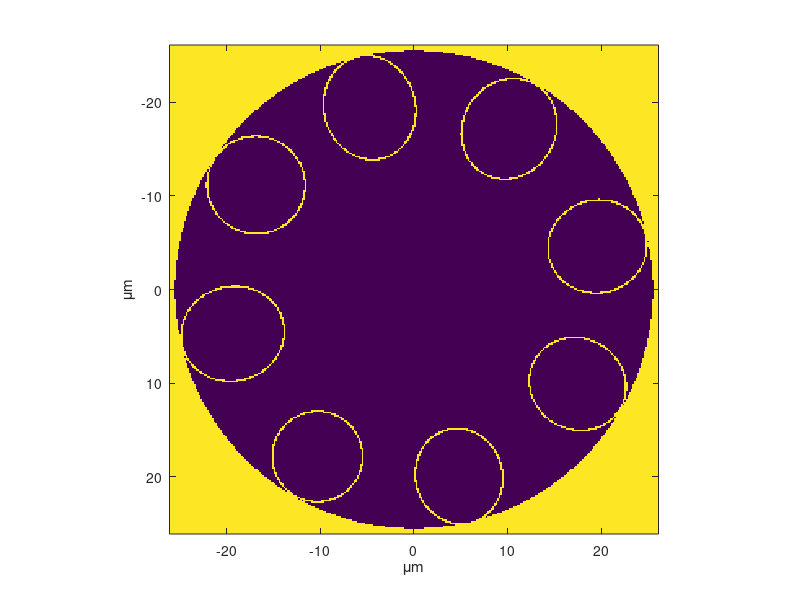

This chart was generated by the following MATLAB code: (Note: this script raises an error after producing the figure.)
clc; clear variables; close all;

%% Set up problem

lambda = 550e-9;
k0 = 2*pi/lambda;
beta = k0; % Propagation constant will be close to that of free space.
Nx = 300;
NoModes = 2;

um = 1e-6;
n_silica = 1.45;
n_air = 1;
r_core = 25.5 * um;
r_clad = 34.0 * um;
r_total = r_core +   r_clad;
x = linspace(-26 * um, 26 * um, Nx);
[x_mesh, y_mesh] = meshgrid(x, x.');
r_mesh = sqrt(x_mesh.^2 + y_mesh.^2);
n = ones(Nx, Nx) * n_silica;
n(r_mesh < r_total) = n_silica;
n(r_mesh < (r_total - r_clad)) = 1;
n(r_mesh > r_total) = 1;

% Ellipses for glass
glass_ellipses = [
    struct('center', [-19.35 * um, 4.72 * um], 'major_axis', 11.28 * um, 'minor_axis', 10.28 * um, 'angle', 166.29);
    struct('center', [-10.30 * um, 17.82 * um], 'major_axis', 9.85 * um, 'minor_axis', 9.82 * um, 'angle', 120.03);
    struct('center', [4.80 * um, 19.92 * um], 'major_axis', 10.42 * um, 'minor_axis', 9.49 * um, 'angle', 76.45);
    struct('center', [17.46 * um, 10.08 * um], 'major_axis', 10.70 * um, 'minor_axis', 9.91 * um, 'angle', 30.00);
    struct('center', [19.58 * um, -4.59 * um], 'major_axis', 10.80 * um, 'minor_axis', 10.09 * um, 'angle', -13.19);
    struct('center', [10.15 * um, -17.15 * um], 'major_axis', 11.20 * um, 'minor_axis', 10.09 * um, 'angle', -59.38);
    struct('center', [-4.73 * um, -19.40 * um], 'major_axis', 11.36 * um, 'minor_axis', 9.97 * um, 'angle', -103.70);
    struct('center', [-16.85 * um, -11.15 * um], 'major_axis', 10.70 * um, 'minor_axis', 10.60 * um, 'angle', -147.51)
];

% Ellipses for air
air_ellipses = [
    struct('center', [-19.35 * um, 4.72 * um], 'major_axis', 10.88 * um, 'minor_axis', 9.88 * um, 'angle', 166.29);
    struct('center', [-10.30 * um, 17.82 * um], 'major_axis', 9.45 * um, 'minor_axis', 9.42 * um, 'angle', 120.03);
    struct('center', [4.80 * um, 19.92 * um], 'major_axis', 10.02 * um, 'minor_axis', 9.09 * um, 'angle', 76.45);
    struct('center', [17.46 * um, 10.08 * um], 'major_axis', 10.30 * um, 'minor_axis', 9.51 * um, 'angle', 30.00);
    struct('center', [19.58 * um, -4.59 * um], 'major_axis', 10.40 * um, 'minor_axis', 9.69 * um, 'angle', -13.19);
    struct('center', [10.15 * um, -17.15 * um], 'major_axis', 10.80 * um, 'minor_axis', 9.69 * um, 'angle', -59.38);
    struct('center', [-4.73 * um, -19.40 * um], 'major_axis', 10.96 * um, 'minor_axis', 9.57 * um, 'angle', -103.70);
    struct('center', [-16.85 * um, -11.15 * um], 'major_axis', 10.30 * um, 'minor_axis', 10.20 * um, 'angle', -147.51)
];

for i = 1:numel(glass_ellipses) + numel(air_ellipses)
    if i <= numel(glass_ellipses)
        ellipse_params = glass_ellipses(i);
        is_glass = true;
    else
        ellipse_params = air_ellipses(i - numel(glass_ellipses));
        is_glass = false;
    end
    
    center = ellipse_params.center;
    major_axis = ellipse_params.major_axis / 2;
    minor_axis = ellipse_params.minor_axis / 2;
    angle = deg2rad(ellipse_params.angle);
    x_rotated = (x_mesh - center(1)) * cos(angle) + (y_mesh - center(2)) * sin(angle);
    y_rotated = (y_mesh - center(2)) * cos(angle) - (x_mesh - center(1)) * sin(angle);
    ellipse_mask = ((x_rotated / major_axis).^2 + (y_rotated / minor_axis).^2) < 1;
    n(ellipse_mask) = n_silica * is_glass + n_air * ~is_glass;
end

dx = x(2) - x(1);
lambda_in_nm = lambda * 1e9;
dx_in_nm = dx * 1e9;
lambda_dx_ratio = lambda / dx;

fprintf('lambda: %.2f nm\n', lambda_in_nm);
fprintf('dx: %.2f nm\n', dx_in_nm);
fprintf('lambda/dx: %.2f\n', lambda_dx_ratio);

%% Show refractive index profile

figure;
imagesc(x*1e6, x*1e6, n);
axis square;
xlabel('\mum');
ylabel('\mum');
hold on;

%% Sweep parameter of wavelength and plot graph of optical power loss (dB)

wavelength_range = 450e-9:10e-9:750e-9;

optical_power_loss_dB = zeros(size(wavelength_range));

for wl_idx = 1:length(wavelength_range)
    lambda = wavelength_range(wl_idx);
    k0 = 2 * pi / lambda;

    % Call FD solver
    RetVal = ModeSolverFD(dx, n, lambda, beta, NoModes);
    imag_neff = (-1/100) * imag(RetVal.beta(1) / k0);
    optical_power_loss_dB(wl_idx) = -20 * log10(exp(-2 * pi * imag_neff / lambda));
end

figure;
plot(wavelength_range * 1e9, optical_power_loss_dB, '-o');
xlabel('Wavelength (nm)');
ylabel('Optical Power Loss (dB)');
title('Optical Power Loss vs. Wavelength');
grid on;
